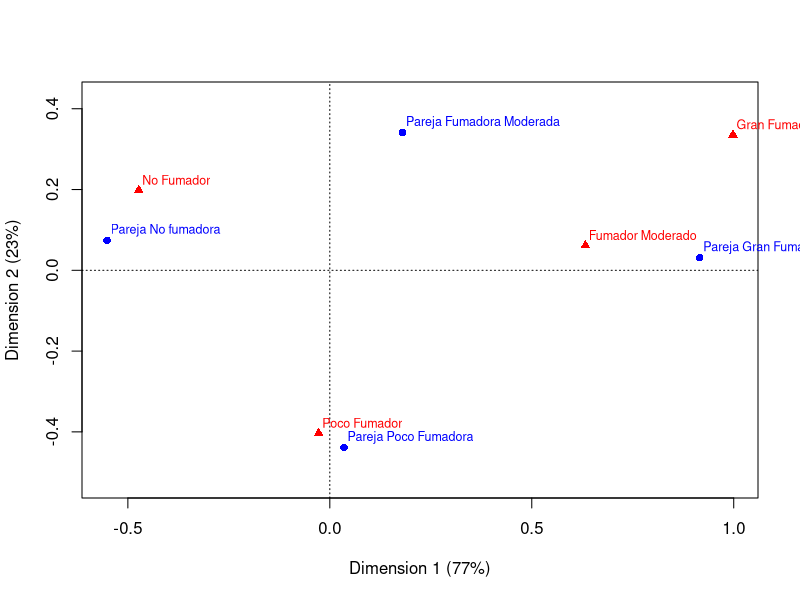

Here is the R script that generated this plot:
## ---- chunk 1
library(knitr)
opts_chunk$set(dev = 'pdf', fig.align = 'center')
## ---- chunk 2
X           <- matrix(c(42,12,18,2,18,22,6,8,4,8,10,12,0,2,6,7), ncol = 4)
colnames(X) <- c("No Fumador","Poco Fumador","Fumador Moderado","Gran Fumador")
rownames(X) <- c("Pareja No fumadora","Pareja Poco Fumadora","Pareja Fumadora Moderada","Pareja Gran Fumadora")
X
## ---- chunk 3
chi2 = chisq.test(X)
chi2
## ---- chunk 4
library(ca)
correspondencias <- ca(X)
plot(correspondencias)
## ---- chunk 5
injerto <- read.csv("datos/examen/injerto.txt", sep=" ")
head(injerto)
## ---- chunk 6
corr <- cor.test(injerto$rcpage, injerto$donage, method = 'spearman')
corr
## ---- chunk 7
regression <- glm(gvhd~index+donage+preg, data = injerto, family = binomial(link = "logit"))
summary(regression)
## ---- chunk 8
regression <- glm(formula = gvhd ~ index, family = binomial(link = "logit"), data = injerto)
summary(regression)
